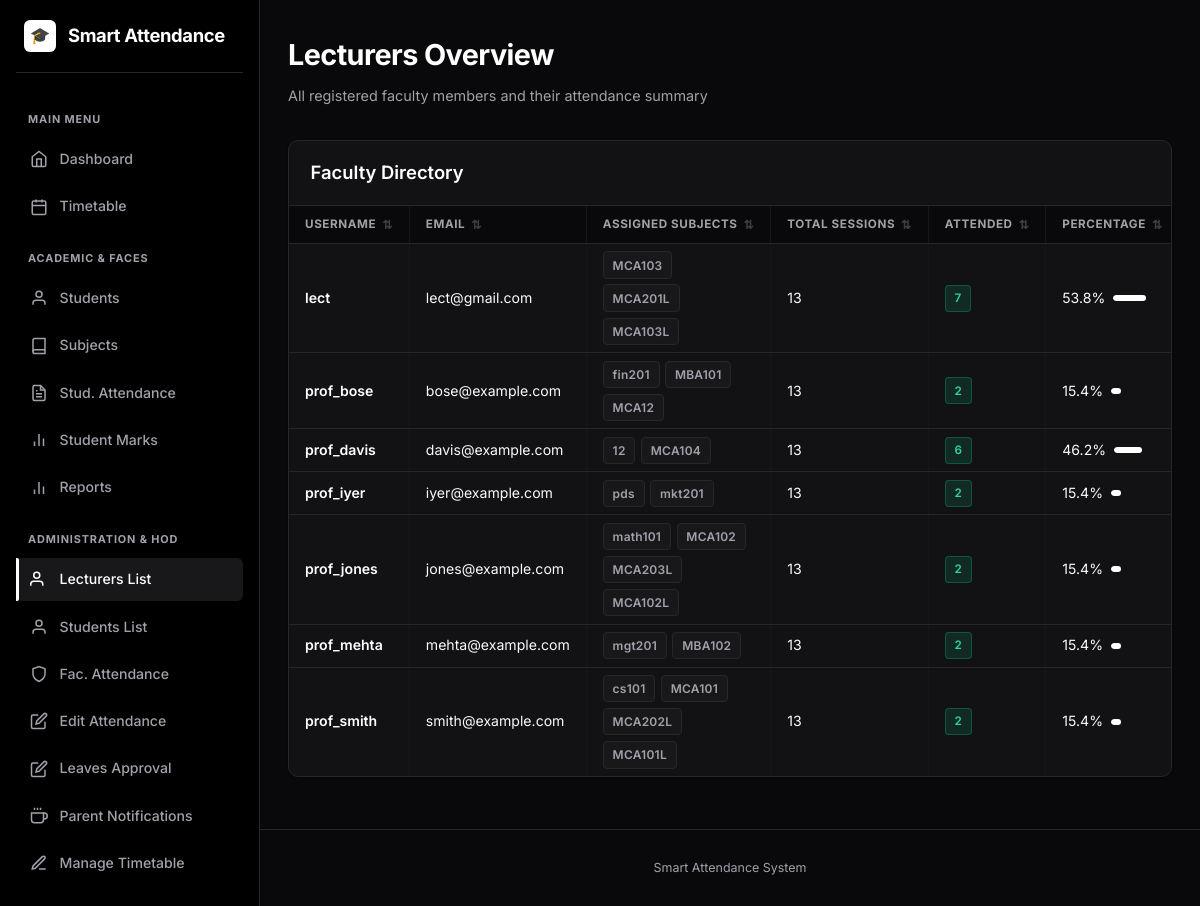
Page /director/lecturers (signed in) on the committed database.
### models.py (models this page shows, shortened)
class User(UserMixin, db.Model):
    __tablename__ = "users"
    id = db.Column(db.Integer, primary_key=True)
    username = db.Column(db.String(80), unique=True, nullable=False, index=True)
    email = db.Column(db.String(120), unique=True, nullable=False)
    password_hash = db.Column(db.String(255), nullable=False)
    role = db.Column(db.String(20), nullable=False, default=ROLE_STUDENT)
    department = db.Column(db.String(80), default="")
    phone = db.Column(db.String(20), default="")
    casual_leaves_balance = db.Column(db.Integer, default=15)
    profile_image_path = db.Column(db.String(255), nullable=True)
    created_at = db.Column(db.DateTime, default=datetime.utcnow)
    student_id = db.Column(db.Integer, db.ForeignKey("students.id"), nullable=True)
    student = db.relationship("Student", backref=db.backref("user", uselist=False))
    face_samples = db.relationship(
        "FaceSample", backref="user", cascade="all, delete-orphan"
    )

class Subject(db.Model):
    __tablename__ = "subjects"
    id = db.Column(db.Integer, primary_key=True)
    code = db.Column(db.String(40), unique=True, nullable=False)
    name = db.Column(db.String(120), nullable=False)
    department = db.Column(db.String(80), default="MCA")
    year = db.Column(db.Integer, default=1, nullable=False) # 1 for 1st Year, 2 for 2nd Year
    faculty_id = db.Column(db.Integer, db.ForeignKey("users.id"), nullable=True)
    faculty = db.relationship("User", foreign_keys=[faculty_id])
    sessions = db.relationship(
        "AttendanceSession", backref="subject", cascade="all, delete-orphan"
    )

### blueprints/director.py (the view)
@director_bp.route("/lecturers")
@login_required
@director_required
def lecturers_index():
    if current_user.role == 'hod' and current_user.department:
        lecturers = User.query.filter_by(role=ROLE_FACULTY, department=current_user.department).order_by(User.username).all()
    else:
        lecturers = User.query.filter_by(role=ROLE_FACULTY).order_by(User.username).all()
    total_sessions = FacultyAttendanceSession.query.count()
    rows = []
    for lec in lecturers:
        if total_sessions > 0:
            present = FacultyAttendance.query.filter_by(faculty_id=lec.id, status="present").count()
            pct = round(100.0 * present / total_sessions, 1)
        else:
            present = 0
            pct = 0.0
        rows.append({
            "lecturer": lec,
            "present": present,
            "total": total_sessions,
            "percentage": pct,
            "subjects": Subject.query.filter_by(faculty_id=lec.id).all()
        })
    return render_template("director/lecturers.html", rows=rows)

### templates/director/lecturers.html (shortened to what this page needs)
{% extends "base.html" %}
{% block content %}
<div style="display:flex; justify-content:space-between; align-items:flex-end; margin-bottom: 2rem;">
  <div>
    <h1>Lecturers Overview</h1>
    <p class="subtitle" style="margin-bottom:0;">All registered faculty members and their attendance summary</p>
  </div>
</div>
<div class="card card-table">
  <div class="card-table-header">
    <h2>Faculty Directory</h2>
  </div>
  <div class="table-responsive">
    <table>
      <thead>
        <tr>
          <th>Username</th>
          <th>Email</th>
          <th>Assigned Subjects</th>
          <th>Total Sessions</th>
          <th>Attended</th>
          <th>Percentage</th>
        </tr>
      </thead>
      <tbody>
        {% for r in rows %}
        <tr>
          <td style="font-weight:600; color:#fff;">{{ r.lecturer.username }}</td>
          <td>{{ r.lecturer.email }}</td>
          <td>
            {% if r.subjects %}
              <div style="display:flex; flex-wrap:wrap; gap:0.35rem;">
                {% for subj in r.subjects %}
                <span class="badge badge-muted" title="{{ subj.name }}" style="font-size:0.75rem;">
                  {{ subj.code }}
                </span>
                {% endfor %}
              </div>
            {% else %}
              <span class="muted" style="font-size:0.8rem; font-style:italic;">None</span>
            {% endif %}
          </td>
          <td>{{ r.total }}</td>
          <td><span class="badge badge-yes">{{ r.present }}</span></td>
          <td>
            <div style="display:flex; align-items:center; gap:0.5rem;">
              <span>{{ r.percentage }}%</span>
              <div style="flex-grow:1; background:var(--bg-lighter); height:6px; border-radius:3px; overflow:hidden; min-width:60px;">
                <div style="width:{{ r.percentage }}%; height:100%; background:var(--primary); border-radius:3px;"></div>
              </div>
            </div>
          </td>
        </tr>
        {% else %}
        <tr><td colspan="{% if current_user.role == 'admin' %}7{% else %}6{% endif %}" style="text-align:center;padding:3rem 2rem;" class="muted">No lecturers found.</td></tr>
        {% endfor %}
      </tbody>
    </table>
  </div>
</div>
{% endblock %}

### static/style.css (style rules this page uses)
:root { --bg-dark: #09090b; --bg-darker: #000000; --bg-card: #121215; --card-border: #27272a; --primary: #ffffff; --primary-hover: #e4e4e7; --primary-text: #000000; --secondary: #18181b; --secondary-hover: #27272a; --text-main: #fafafa; --text-muted: #a1a1aa; --border-light: #27272a; --border-focus: #fafafa; --success: #10b981; --success-bg: rgba(16, 185, 129, 0.1); --danger: #ef4444; --danger-bg: rgba(239, 68, 68, 0.1); --warning: #f59e0b; --warning-bg: rgba(245, 158, 11, 0.1); --info: #a1a1aa; --info-bg: rgba(161, 161, 170, 0.1); --sidebar-width: 260px; --shadow-sm: 0 1px 2px 0 rgba(0, 0, 0, 0.5); --shadow-md: 0 4px 12px rgba(0, 0, 0, 0.5); --shadow-lg: 0 8px 24px rgba(0, 0, 0, 0.7); --radius-sm: 6px; --radius: 10px; --radius-lg: 14px; --transition: all 0.2s ease; }
* { box-sizing: border-box; }
body { margin: 0; font-family: 'Inter', -apple-system, BlinkMacSystemFont, "Segoe UI", Roboto, sans-serif; background-color: var(--bg-dark); color: var(--text-main); line-height: 1.6; -webkit-font-smoothing: antialiased; min-height: 100vh; overflow-x: hidden; }
html, * { scrollbar-width: thin; scrollbar-color: rgba(161, 161, 170, 0.3) transparent; }
h1 { font-size: 1.8rem; font-weight: 700; letter-spacing: -0.02em; margin: 0 0 0.4rem; color: #ffffff; }
h2 { font-size: 1.15rem; font-weight: 600; margin: 1.25rem 0 0.85rem; color: #ffffff; }
.subtitle { color: var(--text-muted); font-size: 0.9rem; margin: 0 0 1.75rem; }
.card { background: var(--bg-card); border: 1px solid var(--card-border); border-radius: var(--radius); padding: 1.5rem; margin-bottom: 1.25rem; box-shadow: var(--shadow-sm); transition: var(--transition); }
.card h2:first-child { margin-top: 0; }
.badge { display: inline-flex; align-items: center; padding: 0.2rem 0.55rem; border-radius: 4px; font-size: 0.73rem; font-weight: 600; letter-spacing: 0.02em; }
.badge-yes { background: rgba(16,185,129,0.15); color: #34d399; border: 1px solid rgba(16,185,129,0.3); }
.badge-muted { background: #18181b; color: var(--text-muted); border: 1px solid var(--card-border); }
.card-table { padding: 0; overflow: hidden; }
.card-table-header { padding: 1.1rem 1.35rem; border-bottom: 1px solid var(--card-border); display: flex; align-items: center; justify-content: space-between; flex-wrap: wrap; gap: 0.85rem; }
.card-table-header h2 { margin: 0; }
.table-responsive { overflow-x: auto; }
table { width: 100%; border-collapse: collapse; }
th, td { padding: 0.45rem 1rem; text-align: left; border-bottom: 1px solid var(--card-border); border-right: 1px solid rgba(255,255,255,0.02); font-size: 0.88rem; }
th:last-child, td:last-child { border-right: none; }
th { color: var(--text-muted); font-size: 0.73rem; font-weight: 700; text-transform: uppercase; background: #09090b; letter-spacing: 0.05em; white-space: nowrap; position: sticky; top: 0; z-index: 10; padding: 0.55rem 1rem; }
tbody tr { transition: var(--transition); }
tbody tr:last-child td { border-bottom: none; }
th.sortable-th { cursor: pointer; user-select: none; transition: background 0.15s ease, color 0.15s ease; }

### rows in the picture
User: lecturer.username "lect", lecturer.email "lect@gmail.com"
Subject: code "MCA103"
Subject: code "MCA201L"
Subject: code "MCA103L"
User: lecturer.username "prof_bose", lecturer.email "bose@example.com"
Subject: code "fin201"
Subject: code "MBA101"
Subject: code "MCA12"
User: lecturer.username "prof_davis", lecturer.email "davis@example.com"
Subject: code "12"
Subject: code "MCA104"
User: lecturer.username "prof_iyer", lecturer.email "iyer@example.com"
Subject: code "pds"
Subject: code "mkt201"
User: lecturer.username "prof_jones", lecturer.email "jones@example.com"
Subject: code "math101"
Subject: code "MCA102"
Subject: code "MCA203L"
Subject: code "MCA102L"
User: lecturer.username "prof_mehta", lecturer.email "mehta@example.com"
Subject: code "mgt201"
Subject: code "MBA102"
User: lecturer.username "prof_smith", lecturer.email "smith@example.com"
Subject: code "cs101"
Subject: code "MCA101"
Subject: code "MCA202L"
Subject: code "MCA101L"

### other values in the picture
{{ r.total }} "13" "13" "13" "13" "13" "13" "13"
{{ r.present }} "7" "2" "6" "2" "2" "2" "2"
{{ r.percentage }} "53.8" "15.4" "46.2" "15.4" "15.4" "15.4" "15.4"
